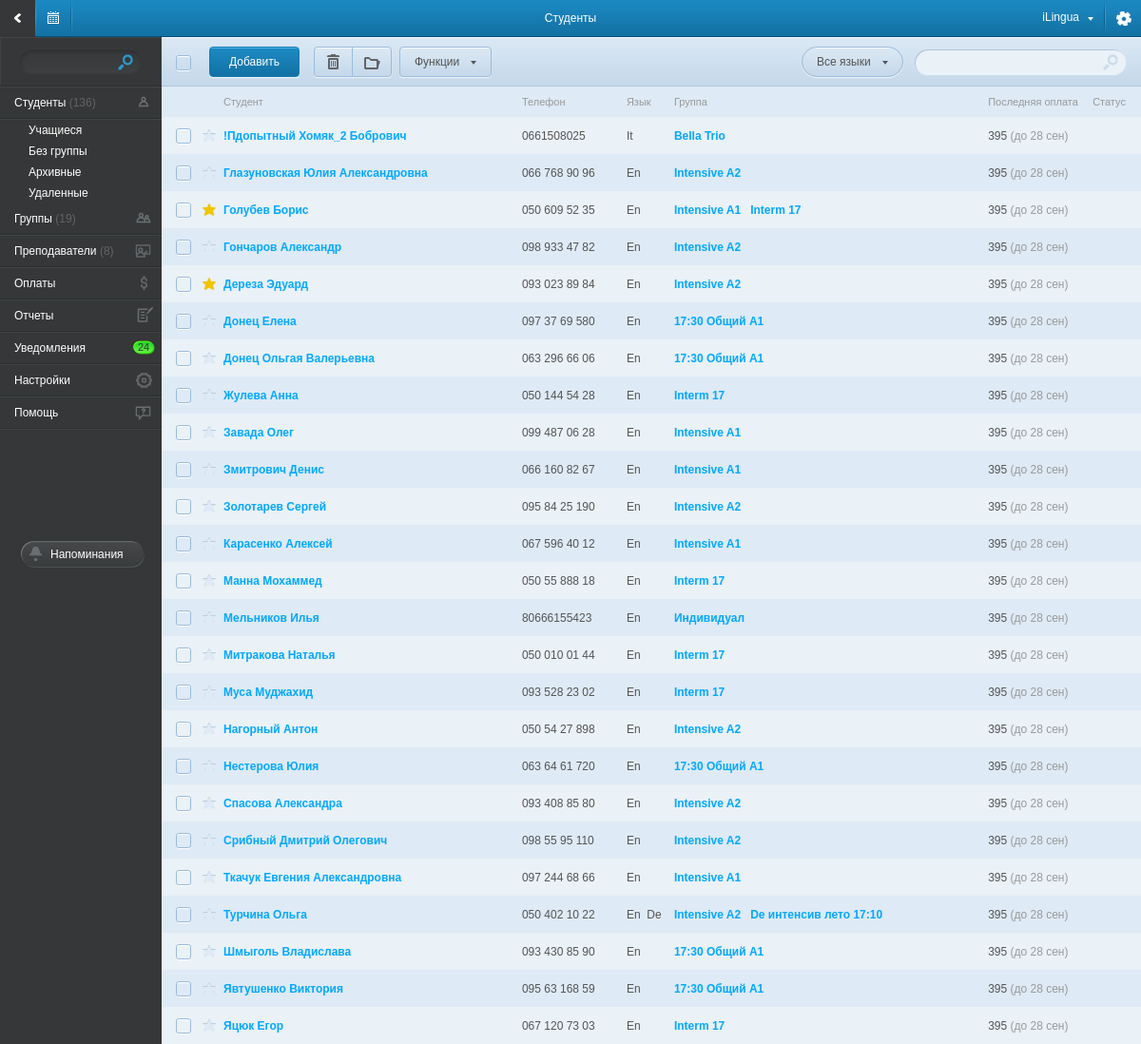
The page / on the database its author committed.
### tables this page shows
CREATE TABLE IF NOT EXISTS `student` (
  `id` int(6) NOT NULL auto_increment,
  `fio` varchar(255) NOT NULL,
  `fio_name` varchar(150) NOT NULL,
  `fio_sname` varchar(150) NOT NULL,
  `fio_mname` varchar(150) NOT NULL,
  `mail` varchar(50) default NULL,
  `phone` varchar(50) NOT NULL,
  `address` varchar(255) default NULL,
  `birthday` timestamp NULL default '0000-00-00 00:00:00',
  `status` int(3) default NULL,
  `comment` text,
  `business_info` varchar(255) default NULL,
  `from_know` varchar(150) default NULL,
  `discount` int(2) default NULL,
  `date` timestamp NOT NULL default '0000-00-00 00:00:00',
  `status_id` int(5) default NULL,
  `test_lesson` timestamp NULL default '0000-00-00 00:00:00',
  `info_obj` text,
  `star` varchar(3) NOT NULL default 'off',
  `delete` varchar(15) NOT NULL default 'live',
  PRIMARY KEY  (`id`)
);

### application/controllers/main.php (called while the page is built, shortened)
<?php if ( ! defined('BASEPATH')) exit('No direct script access allowed');
class main extends CI_Controller{
    function __construct() {
        $this->load->database();
        $this->load->model('list_model',    'list');
        $this->load->model('student_model', 'student');
        $this->load->model('group_model',   'group');
        $this->load->model('payment_model', 'payment');
        $this->load->model('teacher_model', 'teacher');
        $this->load->model('schedule_model','schedule');
        $this->load->helper('valid_data');
        $this->load->helper('date_convert');
        $this->load->helper('student');
        $this->load->helper('other');
    }
    function index(){ $this->students(); }
    function students( $param = 'live', $status = 1 ){
        $menu_data['student_status']    = $this->list->get_student_status();
        $st_data['status_list']         = $menu_data['student_status'];
        $st_data['lang_list']           = $this->list->get_lang();
        if( $param == 'status' ){
            $st_data['students_list']       = $this->student->get_students_for_status($status);
            $main_data_ar['right_content']  = $this->load->view('page/students_without_group_view', $st_data, TRUE);
        }
        elseif( $param == 'without_group'){
            $st_data['students_list']       = $this->student->get_students_without_group();
            $main_data_ar['right_content']  = $this->load->view('page/students_without_group_view', $st_data, TRUE);
        }
        elseif( $param == 'delete' ){
            $st_data['students_list']       = $this->student->get_del_student();
            $main_data_ar['right_content']  = $this->load->view('page/students_without_group_view', $st_data, TRUE);
        }
        else{
            $st_data['students_list']       = $this->student->get_students_with_lang_group( $param );
            $main_data_ar['right_content']  = $this->load->view('page/students_view', $st_data, TRUE);
        }
        $main_data_ar['title']          = 'Студенты';
        $menu_data['is_students']       = TRUE;
        $main_data_ar['left_menu']      = $this->load->view('component/left_menu_view', $menu_data, TRUE);
        $this->load->view('main_view', $main_data_ar );
    }
}

### index.php (called while the page is built, shortened)
<?php
require_once BASEPATH.'core/CodeIgniter.php';

### application/models/student_model.php (called while the page is built, shortened)
<?php if ( ! defined('BASEPATH')) exit('No direct script access allowed');
class student_model extends CI_Model{
    function get_students_with_lang_group( $param ){
        $query = $this->db->query("
                        SELECT
                            student.*,
                            school_groups.name AS `group_name`,
                            school_groups.id AS `group_id`,
                            lang.short_name AS `lang_name`,
                            lang.id AS `lang_id`
                        FROM
                            `student`, `school_groups`, `student_school_groups`, `lang`
                        WHERE
                            student.id = student_school_groups.student_id
                            AND
                            school_groups.id = student_school_groups.school_groups_id
                            AND
                            school_groups.lang_id = lang.id
                            AND
                            school_groups.status != 404
                            AND
                            student.delete = '{$param}'
                        GROUP BY student_school_groups.id
                        ORDER BY student.fio
                        ");
        $result_ar = NULL;
        foreach ( $query->result_array() as $row ){
            foreach( $row as $key => $val ){
                if( $key == 'group_name' )
                    $result_ar[$row['id']][$key][$row['group_id']] = $val;
                elseif( $key == 'lang_name' )
                    $result_ar[$row['id']][$key][$row['lang_id']] = $val;
                else
                    $result_ar[$row['id']][$key] = $val;
            }
        }
        return $result_ar;
    }
}

### application/views/page/students_view.php (the view, shortened to what this page needs)
<div id="right_content">
    <div id="fix_space">
        <div id="fix_top_menu">
            <div id="content_top_block">
                <div id="group_top_block">
                    <div id="check_all_block">
                    </div>
                    <a href="/add_student/" class="top_left_btn_action" style="left:50px;">Добавить</a>
                    <a href="javascript:void(0)" class="top_left_btn top_left_btn_left top_left_btn_del"        style="left:160px;"
                       onclick="del_stud_teach('delete', 'students')">
                        <div></div>
                    </a>
                    <a href="javascript:void(0)" class="top_left_btn top_left_btn_right top_left_btn_catalog"   style="left:200px;"
                       onclick="del_stud_teach('arhive', 'students')">
                        <div></div>
                    </a>
                    <a href="javascript:void(0)" class="top_left_btn top_left_btn_list show_slide_list" style="left:250px; width: 80px; position:absolute;">
                        <div>Функции</div>
                    </a>
                    <a href="javascript:void(0)" class="top_left_btn top_left_btn_list show_slide_list lang_filter" style="right:250px; width: 90px; position:absolute;">
                        <div class="jq_lang_filter_title">Все языки</div>
                    </a>
                    <div class="filter_group_top">
                        <input type="text" name="group_filter" id="group_filter" class="jq_st_search" />
                    </div>
                </div>
            </div>
        </div>
    </div>
    <table class="group_tbl student_tdl">
        <tr class="group_first_tr">
            <td style="width: 35px;"></td>
            <td style="width: 30px;"></td>
            <td>Студент</td>
            <td style="width: 110px;">Телефон</td>
            <td style="width: 50px;">Язык</td>
            <td>Группа</td>
            <td style="width: 110px;">Последняя оплата</td>
            <td>Статус</td>
        </tr>
        <?
        if ($students_list != NULL):
            foreach ($students_list as $student_ar):
                ?>
                <tr class="jq_student_str">
                    <td>
                    </td>
                    <td class="group_tbl_star">
                    </td>
                    <td><a href="/student_cart/<?= $student_ar['id'] ?>/"><?= $student_ar['fio'] ?></a></td>
                    <td><?= $student_ar['phone'] ?></td>
                    <td>
                        <?
                        if (isset($student_ar['lang_name'])) {
                            foreach ($student_ar['lang_name'] as $lang_name)
                                echo $lang_name . '&nbsp;&nbsp;';
                        }
                        else
                            echo 'None'
                            ?>
                    </td>
                    <td>
                        <?
                        if (isset($student_ar['group_name'])) {
                            foreach ($student_ar['group_name'] as $group_id => $group_name)
                                if ($group_name != 'Индивидуал')
                                    echo '<a href="/group_cart/' . $group_id . '/" >' . $group_name . '</a>&nbsp;&nbsp; ';
                                else
                                    echo '<a href="/student_cart/' . $student_ar['id'] . '/">Индивидуал</a>&nbsp;&nbsp; ';
                        }
                        else
                            echo 'None'
                            ?>
                    </td>
                    <td>395 <span>(до 28 сен)</span></td>
                    <td>
                    </td>
                </tr>
                <?
            endforeach;
        else:
            ?>
            <tr>
                <td colspan="8" style="text-align: center;"> В данной категории нет записей </td>
            </tr>
<? endif; ?>
    </table>
</div>

### css/main.css (style rules this page uses)
body { font-family: Arial,Helvetica,Garuda,sans-serif; font-size: 12px; background-color: #b0b7ba; }
#left_menu, #right_content { display: table-cell; }
#right_content { vertical-align: top; }
#fix_space { height: 52px; }
#content_top_block { background-image: url('/img/bg_center_top_block.png'); height: 52px; position: relative; }
#group_top_block { height: 52px; position: relative; }
#group_top_block div { position: absolute; }
#check_all_block, #check_all_star { width: 20px; height: 20px; left: 0px; top: 18px; }
a.top_left_btn { display: block; position: absolute; width:40px; height: 30px; top: 10px; background-image: url(/img/btn_top_left.png); border: #9abbda solid 1px; border-radius: 4px; box-shadow: 0px 1px 1px #f1f6fa; }
a.top_left_btn_left { border-radius: 4px 0px 0px 4px; }
a.top_left_btn_right { border-radius: 0px 4px 4px 0px; }
a.top_left_btn div { width: inherit; height:inherit; background-image: url(/img/top_pic.png); background-repeat: no-repeat; }
a.top_left_btn_del div { background-position: -37px -58px; }
a.top_left_btn_catalog div { background-position: -4px -58px; }
a.top_left_btn_list { padding-left: 15px; }
a.top_left_btn_list div { background-image: url(/img/top_list_row.png); background-position: right 14px; line-height: 30px; color:#545454; }
a.top_left_btn_action { display: inline-block; position: absolute; top: 10px; height: 30px; line-height: 30px; padding: 0px 20px; color: #fff; background-image: url(/img/btn_top_left_action.png); border: #177cb1 solid 1px; border-radius: 4px; box-shadow: 0px 1px 1px #f1f6fa; }
.lang_filter { border-radius: 20px !important; }
.filter_group_top { background-image: url('/img/filter_group_top.png'); width: 224px; height: 29px; right: 15px; top: 12px; }
.filter_group_top input { position: absolute; width: 180px; height: 16px; left:10px; top: 6px; background: none; border: none; color:#a1a1a1; }
.group_tbl, .memo_tbl { width: 100%; border-collapse: collapse; }
.group_tbl tr:nth-child(odd), .memo_tbl tr:nth-child(odd) { background-color: #deeaf5; }
.group_tbl .group_first_tr, .memo_tbl .group_first_tr { color: #999999 !important; background-image: none !important; }
.group_tbl .group_first_tr td, .memo_tbl .group_first_tr td { height: auto !important; line-height: normal !important; padding: 10px 0px 10px 0px; font-size: 11px; font-weight: normal !important; color: #999999 !important; }
.group_tbl td, .memo_tbl td { height: 39px; vertical-align: middle; color: #545454; }
.group_tbl td span, .memo_tbl td span { color: #999999; }
.group_tbl td a, .memo_tbl td a { color: #00a8ff; text-decoration: none; font-weight: bold; }
a { font-size: 12px; color: #00a8ff; text-decoration: none; font-weight: normal; }

### rows shown on the page
student: fio "!Пдопытный Хомяк_2 Бобрович", phone "0661508025", lang_name "It", group_name "Bella Trio"
student: fio "Глазуновская Юлия Александровна", phone "066 768 90 96", lang_name "En", group_name "Intensive A2"
student: fio "Голубев Борис", phone "050 609 52 35", lang_name "En", group_name "Intensive A1", group_name "Interm 17"
student: fio "Гончаров Александр", phone "098 933 47 82", lang_name "En", group_name "Intensive A2"
student: fio "Дереза Эдуард", phone "093 023 89 84", lang_name "En", group_name "Intensive A2"
student: fio "Донец Елена", phone "097 37 69 580", lang_name "En", group_name "17:30 Общий А1"
student: fio "Донец Ольгая Валерьевна", phone "063 296 66 06", lang_name "En", group_name "17:30 Общий А1"
student: fio "Жулева Анна", phone "050 144 54 28", lang_name "En", group_name "Interm 17"
student: fio "Завада Олег", phone "099 487 06 28", lang_name "En", group_name "Intensive A1"
student: fio "Змитрович Денис", phone "066 160 82 67", lang_name "En", group_name "Intensive A1"
student: fio "Золотарев Сергей", phone "095 84 25 190", lang_name "En", group_name "Intensive A2"
student: fio "Карасенко Алексей", phone "067 596 40 12", lang_name "En", group_name "Intensive A1"
student: fio "Манна Мохаммед", phone "050 55 888 18", lang_name "En", group_name "Interm 17"
student: fio "Мельников Илья", phone "80666155423", lang_name "En"
student: fio "Митракова Наталья", phone "050 010 01 44", lang_name "En", group_name "Interm 17"
student: fio "Муса Муджахид", phone "093 528 23 02", lang_name "En", group_name "Interm 17"
student: fio "Нагорный Антон", phone "050 54 27 898", lang_name "En", group_name "Intensive A2"
student: fio "Нестерова Юлия", phone "063 64 61 720", lang_name "En", group_name "17:30 Общий А1"
student: fio "Спасова Александра", phone "093 408 85 80", lang_name "En", group_name "Intensive A2"
student: fio "Срибный Дмитрий Олегович", phone "098 55 95 110", lang_name "En", group_name "Intensive A2"
student: fio "Ткачук Евгения Александровна", phone "097 244 68 66", lang_name "En", group_name "Intensive A1"
student: fio "Турчина Ольга", phone "050 402 10 22", lang_name "En", lang_name "De", group_name "Intensive A2", group_name "De интенсив лето 17:10"
student: fio "Шмыголь Владислава", phone "093 430 85 90", lang_name "En", group_name "17:30 Общий А1"
student: fio "Явтушенко Виктория", phone "095 63 168 59", lang_name "En", group_name "17:30 Общий А1"
student: fio "Яцюк Егор", phone "067 120 73 03", lang_name "En", group_name "Interm 17"

### other values the page prints
$title "Студенты"
